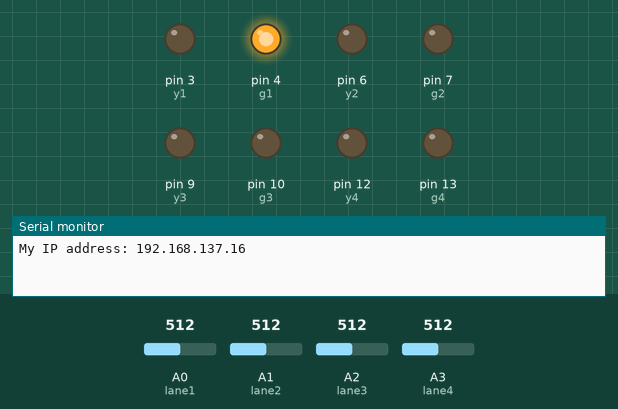
This sketch was run on a simulated Arduino Uno, built with avr-gcc and run on an emulated ATmega328P. Parts: output pins drawn as LEDs (lit = HIGH), the last lines printed to the serial monitor. Inputs (shaded band) come from the test bench; at power-on: A0 (lane1) = 512, A1 (lane2) = 512, A2 (lane3) = 512, A3 (lane4) = 512. WiFi joins after 1.5 s; servers stay silent unless stated; pins used as bus, display or sensor lines are not drawn.

Above: at 6.0 s.
At 12.5 s:
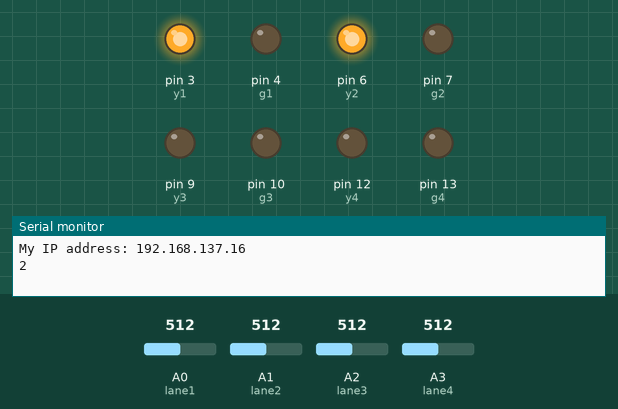
At 19.0 s:
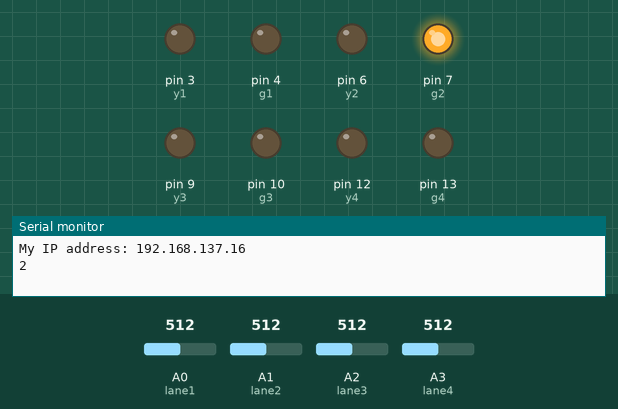
At 28.5 s:
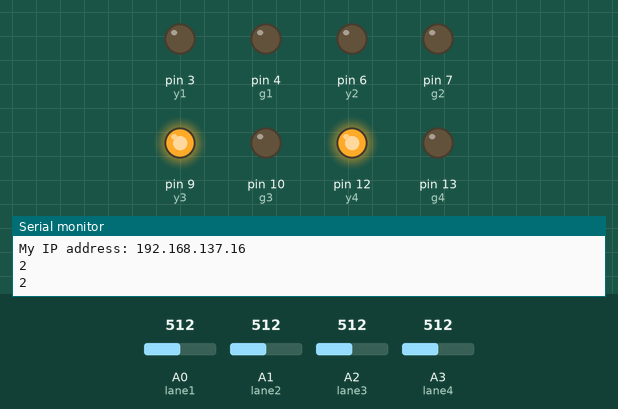
At 35.0 s:
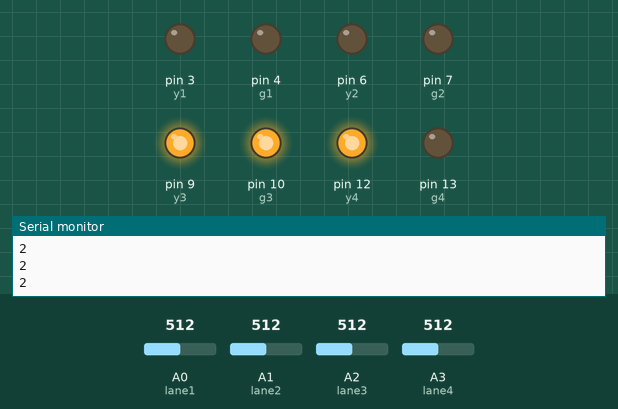
At 51.5 s:
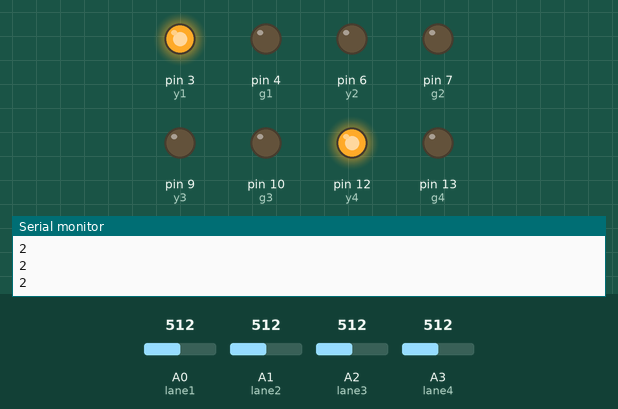
Timing chart, 0 to 61.0 s (numbered marks = the images above):
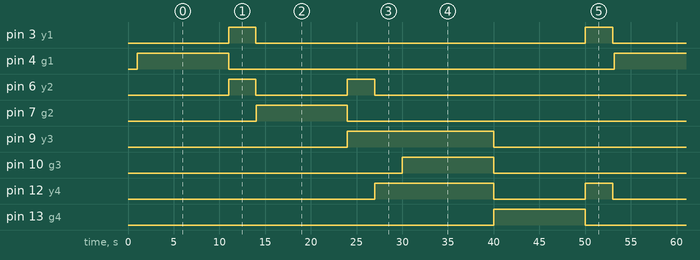

The sketch:

trafficm.ino
```cpp
#include <SPI.h>
#include <Ethernet.h>
int r1 = 2;
int y1 = 3;
int g1 = 4;
int r2 = 5;
int y2 = 6;
int g2 = 7;
int r3 = 8;
int y3 = 9;
int g3 = 10;
int r4 = 11;
int y4 = 12;
int g4 = 13;
 int f1=2;
 int f2=2;
 int f3=2;
 int f4=2;
const int lane1=A0;
const int lane2=A1;
const int lane3=A2;
const int lane4=A3;
int k=20;

byte mac[] = {
  0xDE, 0xAD, 0xBE, 0xEF, 0xFE, 0xED
};
IPAddress ip(192 ,168 ,137 ,16);//ip address of the arduino


// fill in your Domain Name Server address here:
IPAddress myDns(8, 8, 8, 8);
byte getway[] = {192 ,168 ,137 ,1};////ip address of the port through which ardrino has connected
// initialize the library instance:
EthernetClient client;
int c = 0;
char server[] = "192.168.137.1";//ip address of the port through which ardrino has connected
//char server[] = "128.199.170.225";//ip address of the server (wampp or dogital ocen)
//IPAddress server(64,131,82,241);

unsigned long lastConnectionTime = 0;             // last time you connected to the server, in milliseconds
const unsigned long postingInterval = 2L * 1000L; // delay between updates, in milliseconds
// the "L" is needed to use long type numbers


void setup() {
pinMode (r1, OUTPUT);
pinMode (y1, OUTPUT);
pinMode (g1, OUTPUT);

pinMode (r2, OUTPUT);
pinMode (y2, OUTPUT);
pinMode (g2, OUTPUT);

pinMode (r3, OUTPUT);
pinMode (y3, OUTPUT);
pinMode (g3, OUTPUT);

pinMode (r4, OUTPUT);
pinMode (y4, OUTPUT);
pinMode (g4, OUTPUT);

Serial.begin(9600);
while (!Serial) {
    ; // wait for serial port to connect. Needed for native USB port only
  }
   // give the ethernet module time to boot up:
  delay(1000);
  // start the Ethernet connection using a fixed IP address and DNS server:
  Ethernet.begin(mac, ip, myDns, getway);

  ////// captive portal login
  /*client.connect("10.10.10.1",80);
  client.println("GET /cgi-bin/user_session.ggi?user=macrologic&passwd=macrologic123 HTTP/1.1");
  client.println("Host: 10.10.10.1");*/
  //client.println("Accept: */*");
  /*client.println("User-Agent: Mozilla/5.0");
  //client.println("Connection: close");
  client.println()*/
  // print the Ethernet board/shield's IP address:
  Serial.print("My IP address: ");
  Serial.println(Ethernet.localIP());
}


void loop() {

 if(analogRead(lane1)  <= k)
  { f1=4;}
digitalWrite(g1, HIGH);
digitalWrite(r2, HIGH);
digitalWrite(r3, HIGH);
digitalWrite(r4, HIGH);
delay(f1*5000);
Serial.println(f1);
digitalWrite(g1, LOW);
digitalWrite(r2, LOW);

digitalWrite(y1, HIGH);
digitalWrite(y2, HIGH);
delay(3000);
digitalWrite(y1, LOW);
digitalWrite(y2, LOW);
if(analogRead(lane2)  <= k)
  { f2=4;}
digitalWrite(r1, HIGH);
digitalWrite(g2, HIGH);
delay(f2*5000);
Serial.println(f2);
//Serial.println(analogRead(lane2));
digitalWrite(g2, LOW);
digitalWrite(r3, LOW);


digitalWrite(y2, HIGH);
digitalWrite(y3, HIGH);
delay(3000);

digitalWrite(y2, LOW);
digitalWrite(y3, LOW);
//??? ???????

digitalWrite(y3, HIGH);
digitalWrite(y4, HIGH);
delay(3000);


if(analogRead(lane3)  <= k)
  { f3=4;}
  Serial.println(f3);
  //Serial.println(analogRead(lane3));
digitalWrite(r2, HIGH);
digitalWrite(g3, HIGH);
digitalWrite(r4, HIGH);
delay(f3*5000);

digitalWrite(g3, LOW);
digitalWrite(r4, LOW);
digitalWrite(y3, LOW);
digitalWrite(y4, LOW);
if(analogRead(lane4)  <= k)
  { f4=4;}
  Serial.println(f4);
  //Serial.println(analogRead(lane4));
digitalWrite(r3, HIGH);
digitalWrite(g4, HIGH);
delay(f4*5000);

digitalWrite(r3, LOW);
digitalWrite(g4, LOW);
digitalWrite(r1, LOW);
digitalWrite(y1, HIGH);
digitalWrite(y4, HIGH);
delay(3000);

digitalWrite(y1, LOW);
digitalWrite(y4, LOW);


if (millis() - lastConnectionTime > postingInterval) {
    httpRequest();
}
}

void httpRequest() {
  // close any connection before send a new request.
  // This will free the socket on the WiFi shield
  client.stop();

  // if there's a successful connection:
  if (client.connect(server, 80)) {
    Serial.println("connecting...");
    // send the HTTP GET request:
    c++;
    Serial.println(c);

   // DHT.read11(DHT11_PIN);
    client.print("GET /put.php?d1=");
    //client.print("http://192.168.137.1/put.php?d1=");
    client.print(10);
    client.print("&d2=");
    client.print(20);
    client.println(" HTTP/1.1");
    client.println("Host: 128.199.170.225");
    client.println("User-Agent: arduino-ethernet");
    client.println("Accept-Encoding: gzip");
    client.println("Accept-Charset: ISO-8859-1,UTF-8;q=0.7,*;q=0.7");
    client.println("Cache-Control: no-cache");
    client.println("Accept-Language: de,en;q=0.7,en-us;q=0.3");
    client.println("Connection: close");
    client.println();
    Serial.write("request sent\n");
    // note the time that the connection was made:
    lastConnectionTime = millis();
  } else {
    // if you couldn't make a connection:
    Serial.println("connection failed\n");
    delay(2000);
  }
}
```

Measured:
- by itself, pin 3 (y1): repeats every 52.2 s: LOW 36.0 s, HIGH 3.0 s, LOW 10.2 s, HIGH 3.0 s
- by itself, pin 4 (g1), pin 7 (g2), pin 10 (g3), pin 13 (g4): alternates HIGH for 10.0 s and LOW for 42.2 s
- by itself, pin 6 (y2): repeats every 52.2 s: LOW 10.0 s, HIGH 3.0 s, LOW 36.2 s, HIGH 3.0 s
- by itself, pin 9 (y3): alternates HIGH for 16.0 s and LOW for 36.2 s
- by itself, pin 12 (y4): LOW → HIGH at 27.0 s, → LOW 13.0 s later, → HIGH 10.0 s later, → LOW 3.0 s later, … (8 changes in this stretch)
